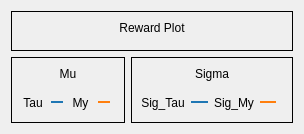
        <widget class="QWidget" name="Tab_RL">
         <attribute name="title">
          <string>RL Data</string>
         </attribute>
         <layout class="QVBoxLayout" name="verticalLayout_20">
          <item>
           <layout class="QVBoxLayout" name="verticalLayout_14">
            <item>
             <widget class="QFrame" name="frame_5">
              <property name="frameShape">
               <enum>QFrame::Box</enum>
              </property>
              <property name="frameShadow">
               <enum>QFrame::Plain</enum>
              </property>
              <property name="lineWidth">
               <number>1</number>
              </property>
              <layout class="QHBoxLayout" name="horizontalLayout_20">
               <item>
                <layout class="QVBoxLayout" name="verticalLayout_15" stretch="0,10">
                 <item>
                  <widget class="QLabel" name="label_46">
                   <property name="text">
                    <string>Reward Plot</string>
                   </property>
                   <property name="alignment">
                    <set>Qt::AlignCenter</set>
                   </property>
                  </widget>
                 </item>
                 <item>
                  <widget class="Reward_Widget" name="widget_11" native="true">
                   <property name="styleSheet">
                    <string notr="true">background-color: rgb(136, 138, 133);</string>
                   </property>
                  </widget>
                 </item>
                </layout>
               </item>
              </layout>
             </widget>
            </item>
            <item>
             <layout class="QHBoxLayout" name="horizontalLayout_6">
              <item>
               <widget class="QFrame" name="frame_6">
                <property name="frameShape">
                 <enum>QFrame::Box</enum>
                </property>
                <property name="frameShadow">
                 <enum>QFrame::Plain</enum>
                </property>
                <property name="lineWidth">
                 <number>1</number>
                </property>
                <layout class="QHBoxLayout" name="horizontalLayout_21">
                 <item>
                  <layout class="QVBoxLayout" name="verticalLayout_18" stretch="0,10,1">
                   <item>
                    <widget class="QLabel" name="label_47">
                     <property name="text">
                      <string>Mu</string>
                     </property>
                     <property name="alignment">
                      <set>Qt::AlignCenter</set>
                     </property>
                    </widget>
                   </item>
                   <item>
                    <widget class="Mu_Widget" name="Mu_Graph" native="true">
                     <property name="styleSheet">
                      <string notr="true">background-color: rgb(136, 138, 133);</string>
                     </property>
                    </widget>
                   </item>
                   <item>
                    <layout class="QHBoxLayout" name="horizontalLayout_22" stretch="10,5,10,5,2">
                     <item>
                      <widget class="QLabel" name="label_49">
                       <property name="text">
                        <string>Tau</string>
                       </property>
                       <property name="alignment">
                        <set>Qt::AlignCenter</set>
                       </property>
                      </widget>
                     </item>
                     <item>
                      <widget class="Line" name="line_35">
                       <property name="styleSheet">
                        <string notr="true">color: rgb(31, 119, 180);</string>
                       </property>
                       <property name="frameShadow">
                        <enum>QFrame::Plain</enum>
                       </property>
                       <property name="lineWidth">
                        <number>2</number>
                       </property>
                       <property name="orientation">
                        <enum>Qt::Horizontal</enum>
                       </property>
                      </widget>
                     </item>
                     <item>
                      <widget class="QLabel" name="label_50">
                       <property name="text">
                        <string>My</string>
                       </property>
                       <property name="alignment">
                        <set>Qt::AlignCenter</set>
                       </property>
                      </widget>
                     </item>
                     <item>
                      <widget class="Line" name="line_37">
                       <property name="styleSheet">
                        <string notr="true">color: rgb(255, 127, 14);</string>
                       </property>
                       <property name="frameShadow">
                        <enum>QFrame::Plain</enum>
                       </property>
                       <property name="lineWidth">
                        <number>2</number>
                       </property>
                       <property name="orientation">
                        <enum>Qt::Horizontal</enum>
                       </property>
                      </widget>
                     </item>
                     <item>
                      <spacer name="horizontalSpacer_14">
                       <property name="orientation">
                        <enum>Qt::Horizontal</enum>
                       </property>
                       <property name="sizeHint" stdset="0">
                        <size>
                         <width>40</width>
                         <height>20</height>
                        </size>
                       </property>
                      </spacer>
                     </item>
                    </layout>
                   </item>
                  </layout>
                 </item>
                </layout>
               </widget>
              </item>
              <item>
               <widget class="QFrame" name="frame_7">
                <property name="frameShape">
                 <enum>QFrame::Box</enum>
                </property>
                <property name="frameShadow">
                 <enum>QFrame::Plain</enum>
                </property>
                <property name="lineWidth">
                 <number>1</number>
                </property>
                <layout class="QHBoxLayout" name="horizontalLayout_23">
                 <item>
                  <layout class="QVBoxLayout" name="verticalLayout_19" stretch="0,10,1">
                   <item>
                    <widget class="QLabel" name="label_51">
                     <property name="text">
                      <string>Sigma</string>
                     </property>
                     <property name="alignment">
                      <set>Qt::AlignCenter</set>
                     </property>
                    </widget>
                   </item>
                   <item>
                    <widget class="Sigma_Widget" name="Sigma_Graph" native="true">
                     <property name="styleSheet">
                      <string notr="true">background-color: rgb(136, 138, 133);</string>
                     </property>
                    </widget>
                   </item>
                   <item>
                    <layout class="QHBoxLayout" name="horizontalLayout_24" stretch="10,5,10,5,2">
                     <item>
                      <widget class="QLabel" name="label_53">
                       <property name="text">
                        <string>Sig_Tau</string>
                       </property>
                       <property name="alignment">
                        <set>Qt::AlignCenter</set>
                       </property>
                      </widget>
                     </item>
                     <item>
                      <widget class="Line" name="line_38">
                       <property name="styleSheet">
                        <string notr="true">color: rgb(31, 119, 180);</string>
                       </property>
                       <property name="frameShadow">
                        <enum>QFrame::Plain</enum>
                       </property>
                       <property name="lineWidth">
                        <number>2</number>
                       </property>
                       <property name="orientation">
                        <enum>Qt::Horizontal</enum>
                       </property>
                      </widget>
                     </item>
                     <item>
                      <widget class="QLabel" name="label_57">
                       <property name="text">
                        <string>Sig_My</string>
                       </property>
                       <property name="alignment">
                        <set>Qt::AlignCenter</set>
                       </property>
                      </widget>
                     </item>
                     <item>
                      <widget class="Line" name="line_40">
                       <property name="styleSheet">
                        <string notr="true">color: rgb(255, 127, 14);</string>
                       </property>
                       <property name="frameShadow">
                        <enum>QFrame::Plain</enum>
                       </property>
                       <property name="lineWidth">
                        <number>2</number>
                       </property>
                       <property name="orientation">
                        <enum>Qt::Horizontal</enum>
                       </property>
                      </widget>
                     </item>
                     <item>
                      <spacer name="horizontalSpacer_15">
                       <property name="orientation">
                        <enum>Qt::Horizontal</enum>
                       </property>
                       <property name="sizeHint" stdset="0">
                        <size>
                         <width>40</width>
                         <height>20</height>
                        </size>
                       </property>
                      </spacer>
                     </item>
                    </layout>
                   </item>
                  </layout>
                 </item>
                </layout>
               </widget>
              </item>
             </layout>
            </item>
           </layout>
          </item>
         </layout>
        </widget>
